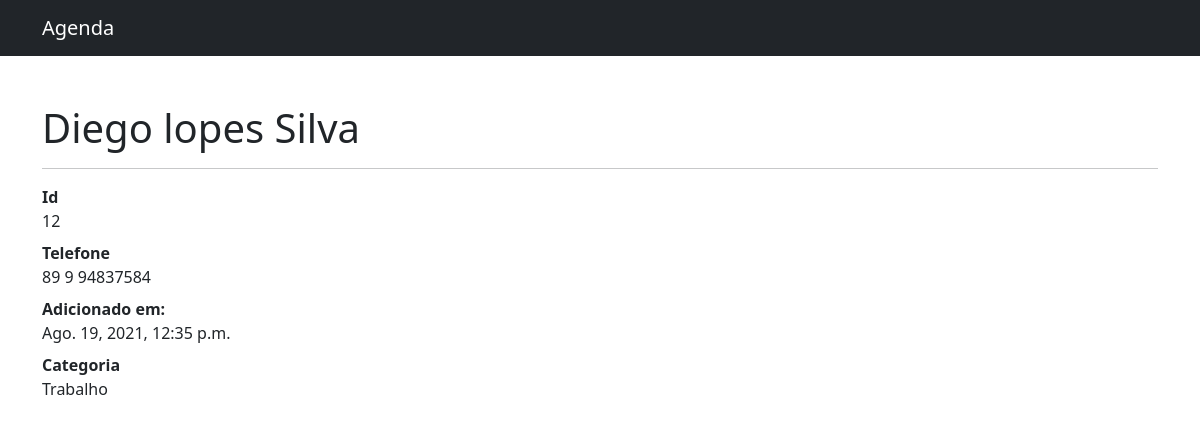
The app's page /12/ with its own data.
### Contatos/models.py (models this page shows, shortened)
class Contato(models.Model):
    categoria_contato = models.ForeignKey(Categoria, on_delete=models.DO_NOTHING, verbose_name='Categoria')
    nome_contato = models.CharField(max_length=100, verbose_name='Nome')
    sobrenome_contato = models.CharField(max_length=100, verbose_name='Sobrenome')
    telefone_contato = models.CharField(max_length=225, verbose_name='Telefone')
    email_contato = models.CharField(max_length=255, blank=True, verbose_name='E-mail')
    data_criacao_contato = models.DateTimeField(auto_now_add=True, verbose_name='Data de criação')
    descricao_contato = models.TextField(blank=True, verbose_name='Descrição')
    mostrar_contato = models.BooleanField(default=False)
    image_contact = models.ImageField(blank=True, upload_to='imagens/%Y/%m/%d', verbose_name='Imagem')

class Categoria(models.Model):
    nome_categoria = models.CharField(max_length=225, verbose_name='Nome da categoria')
    def __str__(self):
        return self.nome_categoria

### Contatos/views.py (the view)
# urls.py: path('<int:id_contato>/', views.detalhes_contato, name='detalhes_contato'),
def detalhes_contato(request, id_contato):
    contato = get_object_or_404(Contato, id=id_contato)
    if not contato.mostrar_contato:
        raise Http404()
    return render(request, 'contatos/detalhes_contato.html', {'contato': contato})

### Contatos/templates/contatos/detalhes_contato.html (shortened to what this page needs)
{% extends 'base.html' %}
{% block 'content' %}
    {% include 'partials/_header.html' %}
    <div class="container">
        <h1 class="mt-5">{{ contato.nome_contato }} {{ contato.sobrenome_contato }}</h1>
        <hr>
        <dl>
            <dt>Id</dt>
            <dd>{{ contato.id }}</dd>
            <dt>Telefone</dt>
            <dd>{{ contato.telefone_contato }}</dd>
            <dt>Adicionado em:</dt>
            <dd>{{ contato.data_criacao_contato }}</dd>
            <dt>Categoria</dt>
            <dd>{{ contato.categoria_contato }}</dd>
        </dl>
    </div>
{% endblock %}

### records on screen
Contato: nome_contato "Diego lopes", sobrenome_contato "Silva", id "12", telefone_contato "89 9 94837584", data_criacao_contato "Ago. 19, 2021, 12:35 p.m.", categoria_contato "Trabalho"
